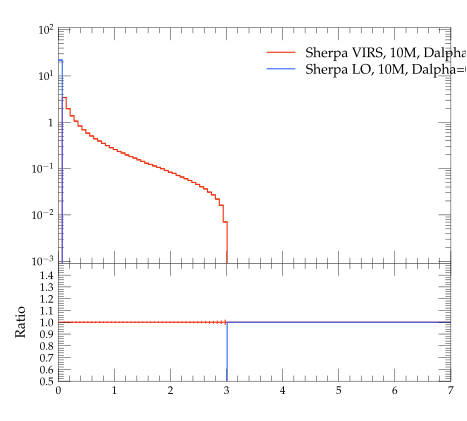

The script that saved this image:
#! /usr/bin/env python

# This Python script was auto-generated using YODA v2.0.0.
# Analysis object: /evtb/cutEg_tjb_pt
# Timestamp: 16-04-2024 (10:08:55)

import matplotlib as mpl
import matplotlib.pyplot as plt
mpl.use('Agg') # comment out for interactive use
import os
import numpy as np

plotDir = os.path.split(os.path.realpath(__file__))[0]
if 'YODA_USER_PLOT_PATH' in globals():
    plot_outdir = globals()['YODA_USER_PLOT_PATH']
else:
    plot_outdir = plotDir

#plot style
plt.style.use(os.path.join(plotDir, '../default.mplstyle'))
# plot metadata
figW, figH = plt.rcParams['figure.figsize']
ax_xLabel = r''
ax_yLabel = r''
ax_title  = r''
ax_xScale = 'linear'
ax_yScale = 'log'
xLims = (0.0, 7.0)
yLims = (0.0009000000000000001, 110.00000000000001)

# TeX-friendly labels for the legend
labels = [ r"Sherpa VIRS, 10M, Dalpha=0.01", r"Sherpa LO, 10M, Dalpha=0.01" ]

# Create figure and axis objects
fig, (ax, ratio0_ax) = plt.subplots(2, 1, sharex=True,
                  figsize=(figW,figH), gridspec_kw={'height_ratios': (2, 1)})
ratio0_ax.yaxis.set_major_locator(mpl.ticker.MultipleLocator(0.1))
ratio0_ax.set_ylim(0.5, 1.4999)
ratio0_ax.set_ylabel('Ratio')

# LineColor map: curve index -> color
linecolors = {0: '#EE3311', 1: '#3366FF'}
# the numerical data is stored in a separate file
dataf = dict()
prefix = os.path.split(__file__)[0]
if prefix:    prefix = prefix + '/'
exec(open(prefix+'cutEg_tjb_pt__data.py').read(), dataf)


legend_handles = [] # keep track of handles for the legend

# style options for curves
# starts at zorder>=5 to draw curve on top of legend
styles = {
  'curve0': {
    'color' : linecolors[0],
    'linestyle' : '-',
    'marker' : 'o',
    'zorder' : 5,
    'histstyle' : True,
  },
  'curve1': {
    'color' : linecolors[1],
    'linestyle' : '-',
    'marker' : 'o',
    'zorder' : 6,
    'histstyle' : True,
  },
}
# curve from input yoda files in main panel
for label in dataf['yvals'].keys():
    if all(np.isnan(v) for v in dataf['yvals'][label]):
        continue
    tmp = None
    if styles[label]['histstyle']: # draw as histogram
        tmp, = ax.plot(dataf['xedges'], dataf['yedges'][label],
                       color=styles[label]['color'],
                       linestyle=styles[label]['linestyle'],
                       drawstyle='steps-pre', solid_joinstyle='miter',
                       zorder=styles[label]['zorder'], label=label)
        ax.errorbar(dataf['xpoints'], dataf['yvals'][label], color=styles[label]['color'],
                    xerr=dataf['xerrs'], yerr=[dataf['ydowns'][label], dataf['yups'][label]],
                    linestyle='none', zorder=styles[label]['zorder'])
    else: # draw as scatter
        tmp = ax.errorbar(dataf['xpoints'], dataf['yvals'][label],
                          xerr=dataf['xerrs'],
                          yerr=[ dataf['ydowns'][label],
                          dataf['yups'][label] ],
                          fmt=styles[label]['marker'],
                          ecolor=styles[label]['color'],
                          color=styles[label]['color'], zorder=2)
        tmp[-1][0].set_linestyle(styles[label]['linestyle'])
    legend_handles += [tmp]
    for varLabel in dataf['variation_yvals'].keys():
        if varLabel.startswith(label):
            tmp, = ax.plot(dataf['xedges'], dataf['variation_yvals'][varLabel],
                           color=styles[label]['color'],
                           linestyle=styles[label]['linestyle'],
                           drawstyle='steps-pre', solid_joinstyle='miter',
                           zorder=styles[label]['zorder'], alpha=0.5)


# plots on ratio panel
# curve from input yoda files in ratio panel
for label, yvals in dataf['ratio0_yvals'].items():
    if all(np.isnan(v) for v in yvals):
        continue
    if styles[label]['histstyle']: # plot as histogram
        ratio0_ax.plot(dataf['xedges'], yvals,
                       color=styles[label]['color'],
                       linestyle=styles[label]['linestyle'],
                       drawstyle='steps-pre', zorder=1,
                       solid_joinstyle='miter')
        ratio0_ax.vlines(dataf['xpoints'],
                         dataf['ratio0_ymin'][label],
                         dataf['ratio0_ymax'][label],
                         color=styles[label]['color'], zorder=1)
    else: # plot as scatter
        tmp = ratio0_ax.errorbar(dataf['xpoints'],
                                 yvals, xerr=dataf['xerrs'],
                                 yerr=dataf['ratio0_yerrs'][label],
                                 fmt=styles[label]['marker'],
                                 ecolor=styles[label]['color'],
                                 color=styles[label]['color'])
        tmp[-1][0].set_linestyle(styles[label]['linestyle'])

    for varlabel in dataf['ratio0_variation_vals'].keys():
        if varlabel.startswith(label):
            ratio0_ax.plot(dataf['xedges'],
                            dataf['ratio0_variation_vals'][varlabel],
                            color=styles[label]['color'],
                            linestyle=styles[label]['linestyle'],
                            drawstyle='steps-pre', solid_joinstyle='miter',
                            zorder=1, alpha=0.5)

legend_pos = (0.5, 0.97)
ax.legend(legend_handles, labels, loc='upper left', bbox_to_anchor=legend_pos)

# set plot metadata as defined above
ratio0_ax.set_xlabel(ax_xLabel)
ratio0_ax.xaxis.set_label_coords(1., -.15)
ax.set_ylabel(ax_yLabel, loc='top')
ax.set_title(ax_title, loc='left')
ax.set_xscale(ax_xScale)
ax.set_yscale(ax_yScale)
ax.set_xlim(xLims)
ax.set_ylim(yLims)

# tick formatting
plt.rcParams['xtick.top'] = True
plt.rcParams['ytick.right'] = True
ax.yaxis.set_major_locator(mpl.ticker.LogLocator(base=10.0, numticks=np.inf))
ax.yaxis.set_minor_locator(mpl.ticker.LogLocator(
                           base=10.0, subs=np.arange(0.1, 1, 0.1), numticks=np.inf))
fig.align_ylabels((ax, ratio0_ax))
plt.savefig(os.path.join(plot_outdir, 'cutEg_tjb_pt.pdf'), format='PDF')
plt.savefig(os.path.join(plot_outdir, 'cutEg_tjb_pt.png'), format='PNG')

plt.close(fig)
